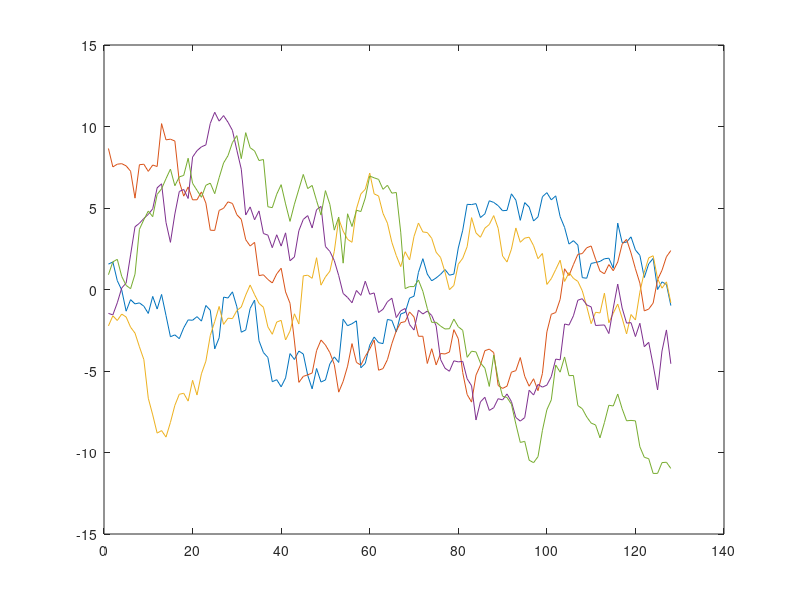
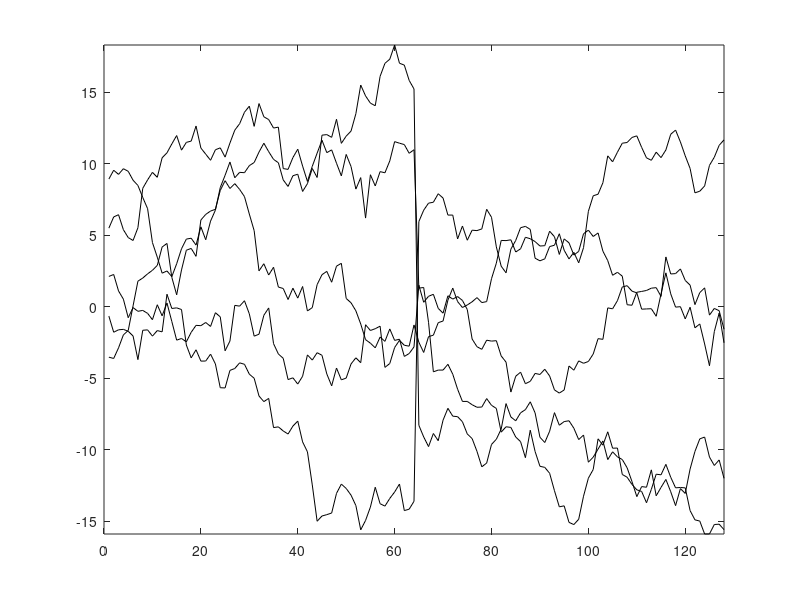
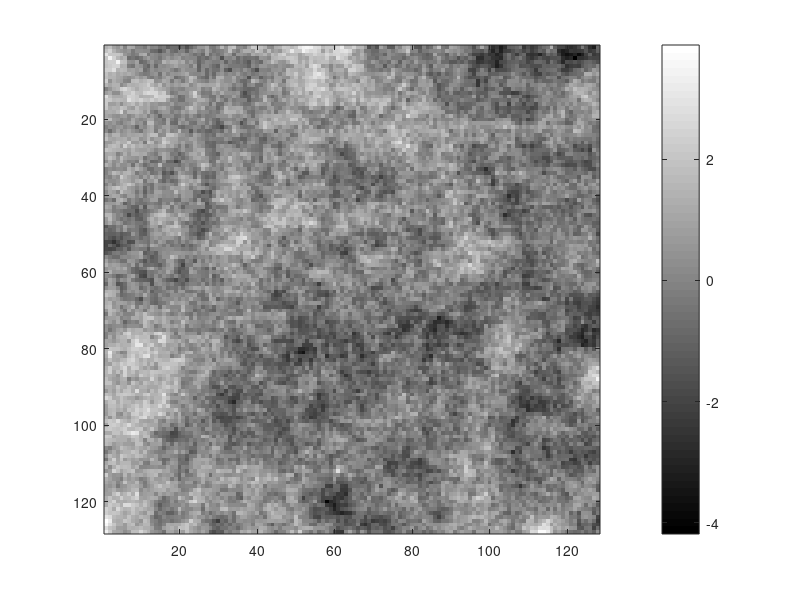
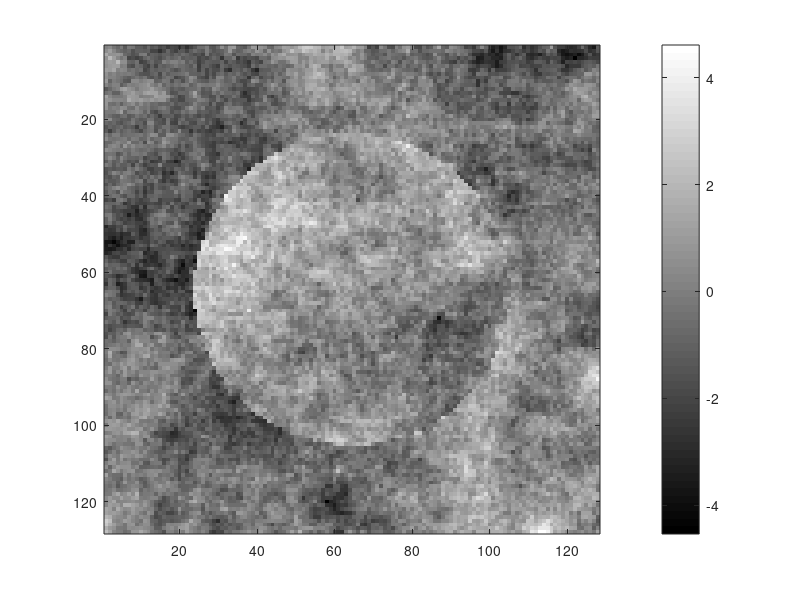

Write MATLAB code to recreate these figures, in order.
% 
% This m-file implements sampling from a Gaussian Markov random field in
% both one- and two-dimensions with precision matrix given by the discrete
% negative-Laplacian with Neumann boundary conditions. It also implements
% sampling from independent increment IGMRFs, in which edges appear in the  
% samples. Figures in Chapter 4 were generated using this code, and the 
% methodology is described in Ch 5.
% 
% written by John Bardsley 2016.
%
clear all, close all
% 1D iid increment case
% x_{i+1}-x_i ~ N(0,1)
n=128;
one_vec = ones(n,1);
D       = spdiags([-one_vec one_vec],[0 1],n-1,n);
R       = chol(D'*D+sqrt(eps)*speye(n,n));
v       = randn(n-1,5);
samps   = R\(R'\(D'*v));
figure(1)
  plot(samps)
% 1D independent (but not identically distributed) increment case.
% x_{i+1}-x_i ~ N(0,w_i), where w_n/2 = 0.05 and w_i=1 otherwise.
W          = speye(n-1,n-1);
W(n/2,n/2) = 0.05;
WD         = W*D;
R          = chol(WD'*WD+sqrt(eps)*speye(n,n));
samps      = R\(R'\(WD'*v));
figure(2)
  plot(samps,'k')
  axis([0 128 min(samps(:)) max(samps(:))])
% 2D iid increment case
% x_{i+1,j}-x_{i,j} ~ N(0,1) and x_{i,j+1}-x_{i,j} ~ N(0,1)
I      = speye(n,n);
Dh     = kron(I,D);
Dv     = kron(D,I);
D      = [Dh;Dv];
R      = chol(D'*D + sqrt(eps)*speye(n^2,n^2));
v      = randn(max(size(D)),1);
sample = R\(R'\(D'*v));
figure(3)
  imagesc(reshape(sample,n,n)), colormap(gray), colorbar
% 2D independent (but not identically distributed) increment case
% x_{i+1,j}-x_{i,j} ~ N(0,w_ij) and x_{i,j+1}-x_{i,j} ~ N(0,w_ij),
% where w_ij=0.05 on the boundary of a circle and w_ij=1 otherwise.
x = [1/(n+1):1/(n+1):1-1/(n+1)];
[X,Y]=meshgrid(x);
Z = (X-.5).^2+(Y-.5).^2;
circle = (Z(:)<.1); % indicator function on a circle
ngradderiv = sqrt((Dh*circle).^2 + (Dv*circle).^2);
Wdiag = ones(n*(n-1),1);
Wdiag(ngradderiv > 0) = 0.05;
W = spdiags(Wdiag,0,n*(n-1),n*(n-1));
D = [W*Dh;W*Dv];
R = chol(D'*D+sqrt(eps)*speye(n^2,n^2));
sample = R\(R'\(D'*v));
figure(4)
  imagesc(reshape(sample,n,n)), colormap(gray), colorbar
